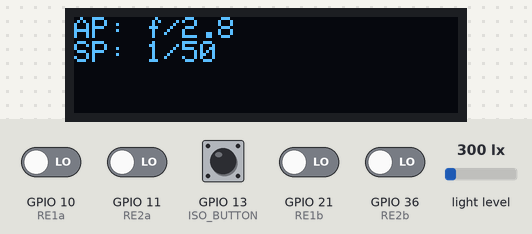
A sketch run on a simulated ESP32-S3. Shown: 128×32 one-colour display. Inputs (shaded band) come from the test bench; at power-on: GPIO 13 (ISO_BUTTON) HIGH, GPIO 10 (RE1a), GPIO 11 (RE2a), GPIO 21 (RE1b), GPIO 36 (RE2b) LOW, light level 300 lx. What the sketch prints to the serial monitor is not drawn.

Above: at 1.2 s.
1.3 s: GPIO 10 (RE1a) driven HIGH
At 2.2 s:
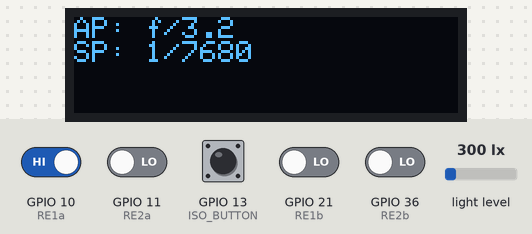
2.8 s: GPIO 13 (ISO_BUTTON) pulled LOW for 0.15 s
At 3.2 s:
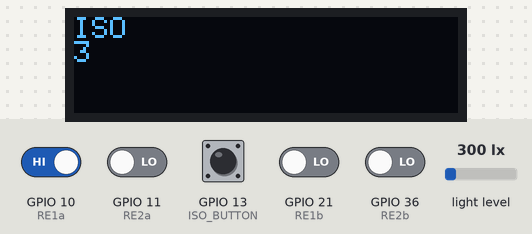
Timing chart, 0 to 4.1 s (numbered marks = the images above; inputs shaded):
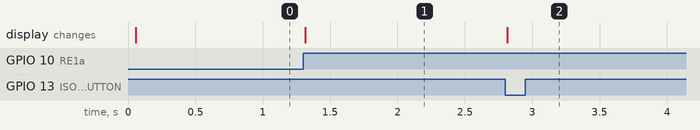

The sketch:

light_meter_final_project.ino
```cpp
#include <SPI.h>
#include <Wire.h>
#include <Adafruit_GFX.h>
#include <Adafruit_SSD1306.h>
//#include <SparkFun_VEML7700_Arduino_Library.h>
#include <Adafruit_VEML7700.h>
#include <math.h>

#define SCREEN_WIDTH 128
#define SCREEN_HEIGHT 32
#define OLED_RESET    -1
#define ISO_BUTTON    13
#define RE1a 10
#define RE1b 21
#define RE2a 11
#define RE2b 36

Adafruit_SSD1306 display(SCREEN_WIDTH, SCREEN_HEIGHT, &Wire, OLED_RESET);
//VEML7700 veml;
Adafruit_VEML7700 veml = Adafruit_VEML7700();

// ── Lookup tables ──────────────────────────────────────────────────────────────
const float arr_full_seconds_SP[]  = {30,25,20,15,13,10,8,6,5,4,3,2.5,2,1.6,1.3,1};
const float arr_parts_seconds_SP[] = {1.3,1.6,2,2.5,3,4,5,6,8,10,13,16,20,25,30,40,50,60,80,100,125,160,200,250,320,400,500,640,800,1000,1250,1600,2000,2500,3200,4000};
const float arr_Aperture[] = {1,1.1,1.2,1.4,1.6,1.8,2,2.2,2.4,2.8,3.2,3.5,4,4.5,5,5.6,6.3,7.1,8,9,10,11,13,14,16,18,20,22,25,29};

#define FULL_SP_COUNT   16
#define PARTS_SP_COUNT  36
#define TOTAL_SP_COUNT  (FULL_SP_COUNT + PARTS_SP_COUNT)  // 52
#define MAX_AP_INDEX    29

// ── State ──────────────────────────────────────────────────────────────────────
volatile int  enc1Delta  = 0;   // RE1: aperture / ISO adjust
volatile int  enc2Delta  = 0;   // RE2: select parameter
volatile uint8_t enc1Last = 0;
volatile uint8_t enc2Last = 0;

int  current_position = 0;      // 0 = aperture, 1 = shutter
int  DisplayVariant = 0;      // 0 = main, 1 = ISO
float  ISO = 100;
int  Aperature_Index = 9;
int  SP_Index = 32;
float SP_value = 60;
float lux = 0;
float Aperature_Value = 2.8;
float ev = 0;

bool  needsUpdate= true;
unsigned long startTimer= 0;
const unsigned long HOLD_DURATION = 10000;  // ms to hold RE1 before exiting ISO screen

// ── Quadrature ISR helper ──────────────────────────────────────────────────────
// Full-step table: only counts on clean AB transitions to reduce bounce.
static const int8_t QEM[16] = {
  0,-1, 1, 0,
  1, 0, 0,-1,
  -1, 0, 0, 1,
  0, 1,-1, 0
};

void IRAM_ATTR isr_enc1() {
  uint8_t cur = (digitalRead(RE1a) << 1) | digitalRead(RE1b);
  enc1Delta += QEM[(enc1Last << 2) | cur];
  enc1Last   = cur;
}

void IRAM_ATTR isr_enc2() {
  uint8_t cur = (digitalRead(RE2a) << 1) | digitalRead(RE2b);
  enc2Delta += QEM[(enc2Last << 2) | cur];
  enc2Last   = cur;
}

// ── SP helpers ────────────────────────────────────────────────────────────────
float spValueFromIndex(int idx) {
  if (idx < FULL_SP_COUNT)
    return arr_full_seconds_SP[idx];
  return arr_parts_seconds_SP[idx - FULL_SP_COUNT];
}

// ── Apreture helpers ────────────────────────────────────────────────────────────────
int findNearestApertureIndex(float value) {
  int bestIndex = 0;
  float bestDiff = fabs(value - arr_Aperture[0]);

  for (int i = 1; i <= MAX_AP_INDEX; i++) {
    float diff = fabs(value - arr_Aperture[i]);
    if (diff < bestDiff) {
      bestDiff = diff;
      bestIndex = i;
    }
  }
  return bestIndex;
}
// ── Setup ─────────────────────────────────────────────────────────────────────
void setup() {
  Serial.begin(115200);
  Wire.begin(8,9);
  pinMode(RE1a, INPUT);
  pinMode(RE1b, INPUT);
  pinMode(RE2a, INPUT);
  pinMode(RE2b, INPUT);
  pinMode(ISO_BUTTON, INPUT_PULLUP);

  // Seed the "last" state so first edge doesn't produce a phantom step
  enc1Last = (digitalRead(RE1a) << 1) | digitalRead(RE1b);
  enc2Last = (digitalRead(RE2a) << 1) | digitalRead(RE2b);

  // Attach interrupts to both pins of each encoder
  attachInterrupt(digitalPinToInterrupt(RE1a), isr_enc1, CHANGE);
  attachInterrupt(digitalPinToInterrupt(RE1b), isr_enc1, CHANGE);
  attachInterrupt(digitalPinToInterrupt(RE2a), isr_enc2, CHANGE);
  attachInterrupt(digitalPinToInterrupt(RE2b), isr_enc2, CHANGE);

  if (!display.begin(SSD1306_SWITCHCAPVCC, 0x3C)) {
    Serial.println("SSD1306 allocation failed");
    for (;;);
  }
  if (veml.begin() == false)
  {
    Serial.println("Unable to communicate with the VEML7700. Please check the wiring. Freezing...");
    while (1)
        ;
  }
  //veml.setGain(VEML7700_GAIN_1);
  //veml.setIntegrationTime(VEML7700_IT_100MS);

  display.clearDisplay();
  display.display();

  SP_value = spValueFromIndex(SP_Index);
}

// ── Draw OLED (only called when needsUpdate is true) ──────────────────────────
void updateDisplay() {
  display.clearDisplay();
  display.setTextSize(1);
  display.setTextColor(WHITE, BLACK);
  display.setCursor(0, 0);

  if (DisplayVariant == 0) {
    display.printf("AP: f/%.1f\n", Aperature_Value);
    if (SP_Index < FULL_SP_COUNT)
      display.printf("SP: %.1fs\n", SP_value);
    else
      display.printf("SP: 1/%.0f\n", SP_value);
  } else {
    display.println("ISO");
    display.printf("%d\n", ISO);
  }

  display.display();
  needsUpdate = false;
}

// ── Loop ──────────────────────────────────────────────────────────────────────
void loop() {
  lux = veml.readLux();
  ev = log2(lux/2.5);
  Serial.printf("ev:%.1f\n", ev);
  // ── Atomically grab and clear encoder deltas ──────────────────────────────
  noInterrupts();
  int d1 = enc1Delta;  enc1Delta = 0;
  int d2 = enc2Delta;  enc2Delta = 0;
  interrupts();

  // ── RE2: cycle through parameters (aperture / shutter) ───────────────────
  if (d2 != 0 && DisplayVariant == 0) {
    // One detent = one step; clamp to number of selectable params
    current_position = constrain(current_position + (d2 > 0 ? 1 : -1), 0, 1);
    needsUpdate = true;
  }

  // ── RE1: adjust value ─────────────────────────────────────────────────────
  if (d1 != 0) {
    if (DisplayVariant == 0) {
      switch (current_position) {
        case 0:   // Aperture
          Aperature_Index = constrain(Aperature_Index + d1, 0, MAX_AP_INDEX);
          Aperature_Value = arr_Aperture[Aperature_Index];
          SP_value = ((250*Aperature_Value*Aperature_Value)/ISO*lux);
          needsUpdate = true;
          break;
        case 1:   // Shutter speed
          SP_Index = constrain(SP_Index + d1, 0, TOTAL_SP_COUNT - 1);
          SP_value = spValueFromIndex(SP_Index);

          float calculatedAperture = sqrt((lux * ISO * SP_value) / 250.0);

          Aperature_Index  = findNearestApertureIndex(calculatedAperture);
         // Aperature_Value = arr_Aperture[Aperature_Index];
          Aperature_Value = calculatedAperture;
          needsUpdate = true;
          break;
      }
    } else {
      // ISO screen: double/halve per detent
      if (d1 > 0) {
        for (int i = 0; i < abs(d1); i++) ISO = max(ISO * 2, ISO + 1); // guard against overflow
      } else {
        for (int i = 0; i < abs(d1); i++) ISO = max(1.0f, ISO / 2);
      }
      needsUpdate = true;
      startTimer  = 0;  // reset the hold-to-exit timer on any adjustment
    }
  }

  // ── ISO button: enter ISO screen ─────────────────────────────────────────
  // Button is INPUT_PULLUP → active LOW
  if (digitalRead(ISO_BUTTON) == LOW && DisplayVariant == 0) {
    DisplayVariant = 1;
    needsUpdate    = true;
    startTimer     = 0;
  }

  // ── Auto-exit ISO screen after HOLD_DURATION of no encoder activity ───────
  if (DisplayVariant == 1) {
    if (d1 == 0) {
      if (startTimer == 0) startTimer = millis();
      if (millis() - startTimer >= HOLD_DURATION) {
        DisplayVariant = 0;
        needsUpdate = true;
        startTimer = 0;
      }
    } else {
      startTimer = 0;   // activity → reset hold timer
    }
  }

  // ── Render ────────────────────────────────────────────────────────────────
  // Only push to OLED when something changed; this prevents I²C bus saturation.
  if (needsUpdate) {
    updateDisplay();
  }
}
```

Measured:
- after the input at 1.3 s, the display: changes at once (image 1)
- after the input at 2.8 s, the display: changes at once (image 2)
